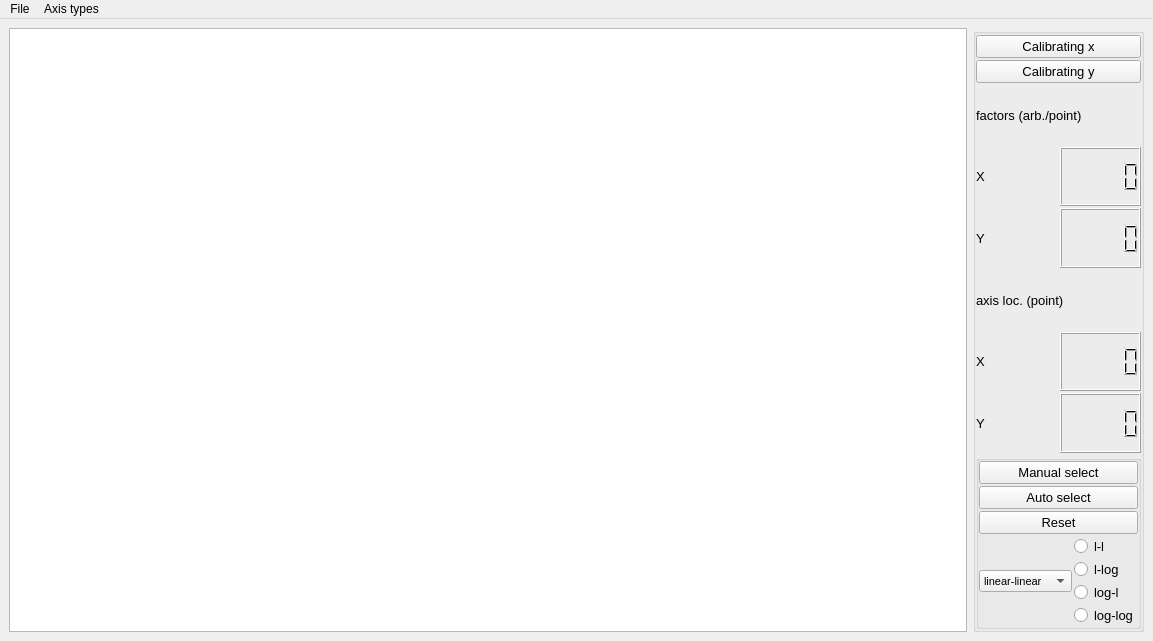
<?xml version="1.0" encoding="UTF-8"?>
<ui version="4.0">
 <class>GraDigwindow</class>
 <widget class="QMainWindow" name="GraDigwindow">
  <property name="geometry">
   <rect>
    <x>0</x>
    <y>0</y>
    <width>1153</width>
    <height>641</height>
   </rect>
  </property>
  <property name="windowTitle">
   <string>GraDigwindow</string>
  </property>
  <widget class="QWidget" name="centralwidget">
   <property name="enabled">
    <bool>true</bool>
   </property>
   <layout class="QGridLayout" name="gridLayout_2">
    <item row="0" column="0">
     <widget class="QGraphicsView" name="graphicsView"/>
    </item>
    <item row="0" column="1">
     <widget class="QGroupBox" name="groupBox">
      <property name="font">
       <font>
        <pointsize>10</pointsize>
       </font>
      </property>
      <layout class="QVBoxLayout" name="verticalLayout">
       <property name="spacing">
        <number>2</number>
       </property>
       <property name="sizeConstraint">
        <enum>QLayout::SetNoConstraint</enum>
       </property>
       <property name="leftMargin">
        <number>0</number>
       </property>
       <property name="topMargin">
        <number>1</number>
       </property>
       <property name="rightMargin">
        <number>0</number>
       </property>
       <property name="bottomMargin">
        <number>0</number>
       </property>
       <item>
        <widget class="QPushButton" name="xcalibrate">
         <property name="font">
          <font>
           <pointsize>10</pointsize>
          </font>
         </property>
         <property name="text">
          <string>Calibrating x</string>
         </property>
        </widget>
       </item>
       <item>
        <widget class="QPushButton" name="ycalibrate">
         <property name="font">
          <font>
           <pointsize>10</pointsize>
           <kerning>true</kerning>
          </font>
         </property>
         <property name="text">
          <string>Calibrating y</string>
         </property>
        </widget>
       </item>
       <item>
        <widget class="QLabel" name="label_2">
         <property name="enabled">
          <bool>true</bool>
         </property>
         <property name="font">
          <font>
           <pointsize>10</pointsize>
          </font>
         </property>
         <property name="text">
          <string>factors (arb./point)</string>
         </property>
        </widget>
       </item>
       <item>
        <layout class="QHBoxLayout" name="horizontalLayout">
         <item>
          <widget class="QLabel" name="label_3">
           <property name="font">
            <font>
             <pointsize>10</pointsize>
            </font>
           </property>
           <property name="text">
            <string>X</string>
           </property>
          </widget>
         </item>
         <item>
          <widget class="QLCDNumber" name="xfactor">
           <property name="font">
            <font>
             <pointsize>10</pointsize>
            </font>
           </property>
          </widget>
         </item>
        </layout>
       </item>
       <item>
        <layout class="QHBoxLayout" name="horizontalLayout_2">
         <item>
          <widget class="QLabel" name="label_4">
           <property name="font">
            <font>
             <pointsize>10</pointsize>
            </font>
           </property>
           <property name="text">
            <string>Y</string>
           </property>
          </widget>
         </item>
         <item>
          <widget class="QLCDNumber" name="yfactor">
           <property name="font">
            <font>
             <pointsize>10</pointsize>
            </font>
           </property>
          </widget>
         </item>
        </layout>
       </item>
       <item>
        <widget class="QLabel" name="label_7">
         <property name="font">
          <font>
           <pointsize>10</pointsize>
          </font>
         </property>
         <property name="text">
          <string>axis loc. (point) </string>
         </property>
        </widget>
       </item>
       <item>
        <layout class="QHBoxLayout" name="horizontalLayout_4">
         <item>
          <widget class="QLabel" name="label_10">
           <property name="font">
            <font>
             <pointsize>10</pointsize>
            </font>
           </property>
           <property name="text">
            <string>X</string>
           </property>
          </widget>
         </item>
         <item>
          <widget class="QLCDNumber" name="xbase">
           <property name="font">
            <font>
             <pointsize>10</pointsize>
            </font>
           </property>
          </widget>
         </item>
        </layout>
       </item>
       <item>
        <layout class="QHBoxLayout" name="horizontalLayout_5">
         <item>
          <widget class="QLabel" name="label_11">
           <property name="font">
            <font>
             <pointsize>10</pointsize>
            </font>
           </property>
           <property name="text">
            <string>Y</string>
           </property>
          </widget>
         </item>
         <item>
          <widget class="QLCDNumber" name="ybase">
           <property name="font">
            <font>
             <pointsize>10</pointsize>
            </font>
           </property>
          </widget>
         </item>
        </layout>
       </item>
       <item>
        <widget class="QGroupBox" name="groupBox1">
         <property name="font">
          <font>
           <pointsize>10</pointsize>
          </font>
         </property>
         <layout class="QVBoxLayout" name="verticalLayout_2">
          <property name="spacing">
           <number>2</number>
          </property>
          <property name="sizeConstraint">
           <enum>QLayout::SetNoConstraint</enum>
          </property>
          <property name="leftMargin">
           <number>0</number>
          </property>
          <property name="topMargin">
           <number>0</number>
          </property>
          <property name="rightMargin">
           <number>0</number>
          </property>
          <property name="bottomMargin">
           <number>0</number>
          </property>
          <item>
           <widget class="QPushButton" name="manual">
            <property name="minimumSize">
             <size>
              <width>80</width>
              <height>0</height>
             </size>
            </property>
            <property name="font">
             <font>
              <pointsize>10</pointsize>
             </font>
            </property>
            <property name="text">
             <string>Manual select</string>
            </property>
           </widget>
          </item>
          <item>
           <widget class="QPushButton" name="auto_2">
            <property name="font">
             <font>
              <pointsize>10</pointsize>
             </font>
            </property>
            <property name="text">
             <string>Auto select</string>
            </property>
           </widget>
          </item>
          <item>
           <widget class="QPushButton" name="resetButton">
            <property name="font">
             <font>
              <pointsize>10</pointsize>
             </font>
            </property>
            <property name="text">
             <string>Reset</string>
            </property>
           </widget>
          </item>
          <item>
           <layout class="QHBoxLayout" name="horizontalLayout_3">
            <item>
             <widget class="QComboBox" name="axistype_combobox">
              <property name="font">
               <font>
                <pointsize>8</pointsize>
               </font>
              </property>
              <item>
               <property name="text">
                <string>linear-linear</string>
               </property>
              </item>
              <item>
               <property name="text">
                <string>linear-log</string>
               </property>
              </item>
              <item>
               <property name="text">
                <string>log-linear</string>
               </property>
              </item>
              <item>
               <property name="text">
                <string>log-log graph</string>
               </property>
              </item>
             </widget>
            </item>
            <item>
             <layout class="QGridLayout" name="gridLayout">
              <item row="4" column="0">
               <widget class="QRadioButton" name="radioButton_3">
                <property name="text">
                 <string>log-l</string>
                </property>
               </widget>
              </item>
              <item row="0" column="0">
               <widget class="QRadioButton" name="radioButton">
                <property name="text">
                 <string>l-l</string>
                </property>
               </widget>
              </item>
              <item row="2" column="0">
               <widget class="QRadioButton" name="radioButton_2">
                <property name="text">
                 <string>l-log</string>
                </property>
               </widget>
              </item>
              <item row="5" column="0">
               <widget class="QRadioButton" name="radioButton_4">
                <property name="text">
                 <string>log-log</string>
                </property>
               </widget>
              </item>
             </layout>
            </item>
           </layout>
          </item>
         </layout>
        </widget>
       </item>
      </layout>
     </widget>
    </item>
   </layout>
  </widget>
  <widget class="QMenuBar" name="menubar">
   <property name="geometry">
    <rect>
     <x>0</x>
     <y>0</y>
     <width>1153</width>
     <height>29</height>
    </rect>
   </property>
   <widget class="QMenu" name="menufiles">
    <property name="title">
     <string>File</string>
    </property>
    <addaction name="actionsave"/>
    <addaction name="actionload"/>
   </widget>
   <widget class="QMenu" name="menuaxis_types">
    <property name="title">
     <string>Axis types</string>
    </property>
    <addaction name="actionl_l"/>
    <addaction name="actionlog_l"/>
    <addaction name="actionl_log"/>
    <addaction name="actionlog_log"/>
   </widget>
   <addaction name="menufiles"/>
   <addaction name="menuaxis_types"/>
  </widget>
  <action name="actionload_graph">
   <property name="text">
    <string>load graph</string>
   </property>
  </action>
  <action name="actionsave">
   <property name="text">
    <string>save</string>
   </property>
  </action>
  <action name="actionload">
   <property name="text">
    <string>load</string>
   </property>
  </action>
  <action name="actionsave_graph">
   <property name="text">
    <string>save graph</string>
   </property>
  </action>
  <action name="actionl_l">
   <property name="text">
    <string>l-l</string>
   </property>
  </action>
  <action name="actionl_log">
   <property name="text">
    <string>l-log</string>
   </property>
  </action>
  <action name="actionlog_l">
   <property name="text">
    <string>log-l</string>
   </property>
  </action>
  <action name="actionlog_log">
   <property name="text">
    <string>log-log</string>
   </property>
  </action>
 </widget>
 <resources/>
 <connections/>
</ui>
